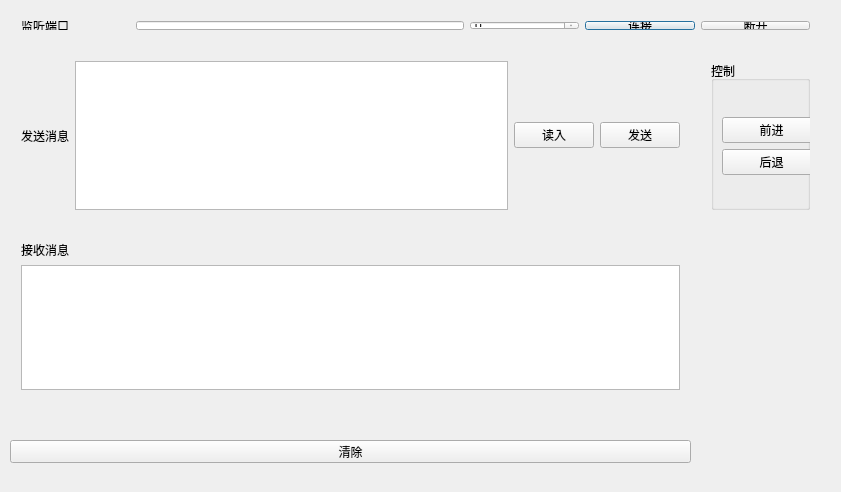
<?xml version="1.0" encoding="UTF-8"?>
<ui version="4.0">
 <class>WebsocketClientClass</class>
 <widget class="QDialog" name="WebsocketClientClass">
  <property name="geometry">
   <rect>
    <x>0</x>
    <y>0</y>
    <width>841</width>
    <height>492</height>
   </rect>
  </property>
  <property name="windowTitle">
   <string>WebsocketClient</string>
  </property>
  <widget class="QWidget" name="horizontalLayoutWidget">
   <property name="geometry">
    <rect>
     <x>10</x>
     <y>10</y>
     <width>811</width>
     <height>31</height>
    </rect>
   </property>
   <layout class="QHBoxLayout" name="horizontalLayout" stretch="1,3,1,1,1">
    <item>
     <widget class="QLabel" name="label">
      <property name="text">
       <string>监听端口</string>
      </property>
     </widget>
    </item>
    <item>
     <widget class="QLineEdit" name="iplineedit"/>
    </item>
    <item>
     <widget class="QSpinBox" name="portspinbox">
      <property name="maximum">
       <number>10000</number>
      </property>
     </widget>
    </item>
    <item>
     <widget class="QPushButton" name="linkbutton">
      <property name="text">
       <string>连接</string>
      </property>
     </widget>
    </item>
    <item>
     <widget class="QPushButton" name="disconnectbutton">
      <property name="text">
       <string>断开</string>
      </property>
     </widget>
    </item>
   </layout>
  </widget>
  <widget class="QWidget" name="horizontalLayoutWidget_2">
   <property name="geometry">
    <rect>
     <x>10</x>
     <y>50</y>
     <width>681</width>
     <height>171</height>
    </rect>
   </property>
   <layout class="QHBoxLayout" name="horizontalLayout_2">
    <item>
     <widget class="QLabel" name="label_2">
      <property name="text">
       <string>发送消息</string>
      </property>
     </widget>
    </item>
    <item>
     <widget class="QTextEdit" name="sendmessagetextedit"/>
    </item>
    <item>
     <widget class="QPushButton" name="readbutton">
      <property name="text">
       <string>读入</string>
      </property>
     </widget>
    </item>
    <item>
     <widget class="QPushButton" name="sendbutton">
      <property name="text">
       <string>发送</string>
      </property>
     </widget>
    </item>
   </layout>
  </widget>
  <widget class="QWidget" name="horizontalLayoutWidget_3">
   <property name="geometry">
    <rect>
     <x>10</x>
     <y>230</y>
     <width>681</width>
     <height>171</height>
    </rect>
   </property>
   <layout class="QHBoxLayout" name="horizontalLayout_3">
    <item>
     <layout class="QVBoxLayout" name="verticalLayout">
      <item>
       <widget class="QLabel" name="label_3">
        <property name="text">
         <string>接收消息</string>
        </property>
       </widget>
      </item>
      <item>
       <widget class="QTextEdit" name="receivemessagetextedit"/>
      </item>
     </layout>
    </item>
   </layout>
  </widget>
  <widget class="QPushButton" name="cleanbutton">
   <property name="geometry">
    <rect>
     <x>10</x>
     <y>440</y>
     <width>681</width>
     <height>23</height>
    </rect>
   </property>
   <property name="text">
    <string>清除</string>
   </property>
  </widget>
  <widget class="QLabel" name="statuslabel">
   <property name="geometry">
    <rect>
     <x>10</x>
     <y>410</y>
     <width>681</width>
     <height>20</height>
    </rect>
   </property>
   <property name="text">
    <string/>
   </property>
  </widget>
  <widget class="QWidget" name="verticalLayoutWidget">
   <property name="geometry">
    <rect>
     <x>700</x>
     <y>50</y>
     <width>121</width>
     <height>171</height>
    </rect>
   </property>
   <layout class="QVBoxLayout" name="verticalLayout_2">
    <item>
     <widget class="QGroupBox" name="groupBox">
      <property name="title">
       <string>控制</string>
      </property>
      <widget class="QWidget" name="layoutWidget">
       <property name="geometry">
        <rect>
         <x>0</x>
         <y>45</y>
         <width>121</width>
         <height>81</height>
        </rect>
       </property>
       <layout class="QVBoxLayout" name="verticalLayout_3">
        <item>
         <widget class="QPushButton" name="frontbutton">
          <property name="text">
           <string>前进</string>
          </property>
         </widget>
        </item>
        <item>
         <widget class="QPushButton" name="backbutton">
          <property name="text">
           <string>后退</string>
          </property>
         </widget>
        </item>
       </layout>
      </widget>
     </widget>
    </item>
   </layout>
  </widget>
 </widget>
 <layoutdefault spacing="6" margin="11"/>
 <resources>
  <include location="WebsocketClient.qrc"/>
 </resources>
 <connections/>
</ui>
